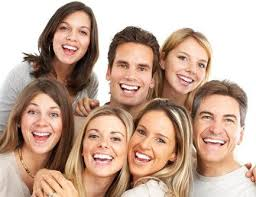
#> input picture projetos/webcam_project/imagens/rostos/rosto3.jpg, 256 x 197 px, found by its file name
$ python ex04.py
#> lines starting #> are read from the running program, lines starting #| are printed output that depends on the picture; after the words box and inside, x2 and y2 are one past the last pixel; in counts of white or black regions, pixels touching at a corner belong together
import cv2, pathlib

currentdir = pathlib.Path(__file__).parent

alg_face = cv2.CascadeClassifier((currentdir / "haarcascades" / "haarcascade_frontalface_default.xml").__str__())
alg_eye = cv2.CascadeClassifier((currentdir / "haarcascades" / "haarcascade_eye.xml").__str__())

img = cv2.imread((currentdir / "imagens" / "ROSTOS" / "rosto3.jpg").__str__())
#> img is the input picture: shape (197, 256, 3); mean B, G, R 152, 169, 197.7

img_gray = cv2.cvtColor(img, cv2.COLOR_BGR2GRAY)
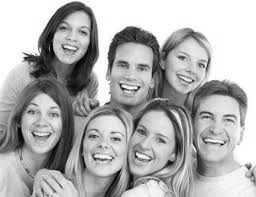
#> img_gray: shape (197, 256); min 1, max 255, mean 175.7

data_faces = alg_face.detectMultiScale(img_gray)
#> data_faces = [[48, 12, 50, 50], [16, 94, 54, 54], [189, 96, 58, 58], [165, 41, 52, 52], [104, 45, 58, 58], [76, 115, 59, 59], [122, 114, 59, 59]]

for x, y, width, height in data_faces:
    img = cv2.rectangle(img, (x, y), (x + width, y + height), (0, 255, 0), 2)

    face_eye = img[y:y + height, x:x + width]

    eye_gray = cv2.cvtColor(face_eye, cv2.COLOR_BGR2GRAY)

    data_eye = alg_eye.detectMultiScale(face_eye)

    for xo, yo, widtho, heighto in data_eye:
        cv2.rectangle(face_eye, (xo, yo), (xo + widtho, yo + heighto), (255, 0, 0), 2)
#> this loop made 7 passes
#> (x, y, width, height, data_eye) on pass 4: (165, 41, 52, 52, [[7, 6, 20, 20]])
#> pass 1, `img = cv2.rectangle(img, (x, y), (x + width, y + height), (0, 255, 0),..`:
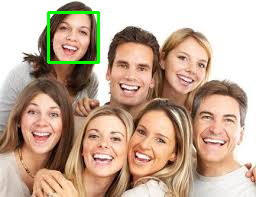
#> img: shape (197, 256, 3); 1.18% of pixels changed, all inside (x1, y1, x2, y2) = (47, 11, 100, 64)
#> pass 1, `face_eye = img[y:y + height, x:x + width]`:
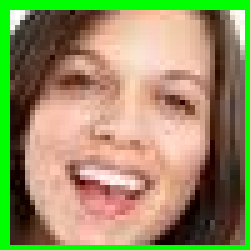
#> face_eye: shape (50, 50, 3) (shown 5 times larger); mean B, G, R 99.1, 143.6, 149.7
#> pass 1, `eye_gray = cv2.cvtColor(face_eye, cv2.COLOR_BGR2GRAY)`:
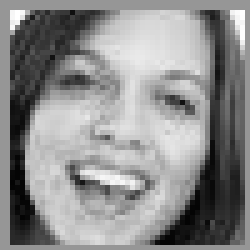
#> eye_gray: shape (50, 50) (shown 5 times larger); min 3, max 255, mean 140.4
#> pass 2, `img = cv2.rectangle(img, (x, y), (x + width, y + height), (0, 255, 0),..`:
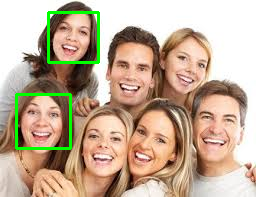
#> img: shape (197, 256, 3); 1.28% of pixels changed, all inside (x1, y1, x2, y2) = (15, 93, 72, 150)
#> after the loop:
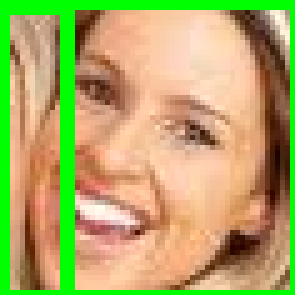
#> face_eye: shape (59, 59, 3) (shown 5 times larger); mean B, G, R 102.3, 169.4, 176
#> after the loop:
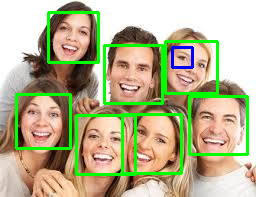
#> img: shape (197, 256, 3); 7.1% of pixels changed, all inside (x1, y1, x2, y2) = (75, 40, 249, 176)


cv2.imshow("Faces e olhos", img)
cv2.waitKey(0)

$ run again, with projetos/webcam_project/imagens/rostos/rosto1.jpg copied over projetos/webcam_project/imagens/rostos/rosto3.jpg
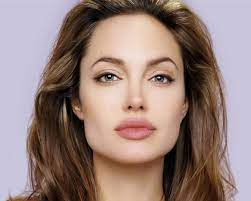
#> input picture projetos/webcam_project/imagens/rostos/rosto1.jpg, 251 x 201 px, found by its file name
#> img is the input picture: shape (201, 251, 3); mean B, G, R 123.6, 129.2, 151.5
#> data_faces = [[66, 24, 138, 138]]
#> the loop `for x, y, width, height in data_faces:` made 1 pass
#> (x, y, width, height, data_eye) on pass 1: (66, 24, 138, 138, [[23, 34, 36, 36], [76, 36, 34, 34]])
#> after the loop `for x, y, width, height in data_faces:`:
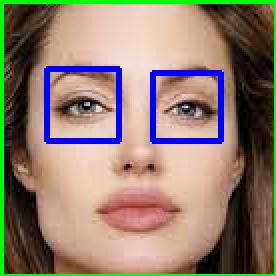
#> face_eye: shape (138, 138, 3) (shown 2 times larger); mean B, G, R 111.3, 125.8, 143.1
#> after the loop `for x, y, width, height in data_faces:`:
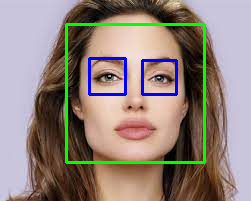
#> img: shape (201, 251, 3); mean B, G, R 123.5, 132.4, 144.8

$ run again, with projetos/webcam_project/imagens/rostos/rosto2.jpg copied over projetos/webcam_project/imagens/rostos/rosto3.jpg
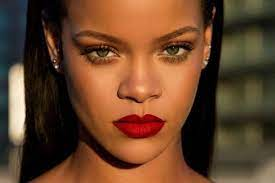
#> input picture projetos/webcam_project/imagens/rostos/rosto2.jpg, 275 x 183 px, found by its file name
#> img is the input picture: shape (183, 275, 3); mean B, G, R 43.2, 68, 103.8
#> data_faces = [[67, 2, 145, 145]]
#> the loop `for x, y, width, height in data_faces:` made 1 pass
#> (x, y, width, height, data_eye) on pass 1: (67, 2, 145, 145, [[82, 27, 42, 42], [12, 29, 42, 42]])
#> after the loop `for x, y, width, height in data_faces:`:
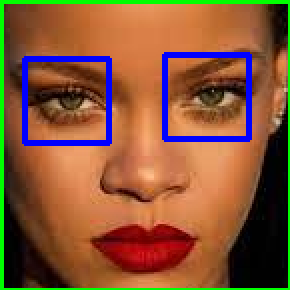
#> face_eye: shape (145, 145, 3) (shown 2 times larger); mean B, G, R 55.5, 86.5, 134.6
#> after the loop `for x, y, width, height in data_faces:`:
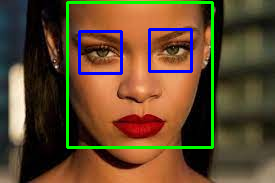
#> img: shape (183, 275, 3); mean B, G, R 46, 73, 97.4

$ run again, with projetos/webcam_project/imagens/rostos/rosto4.jpg copied over projetos/webcam_project/imagens/rostos/rosto3.jpg
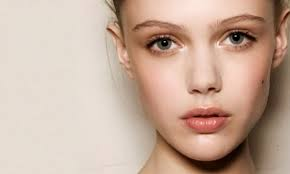
#> input picture projetos/webcam_project/imagens/rostos/rosto4.jpg, 290 x 174 px, found by its file name
#> img is the input picture: shape (174, 290, 3); mean B, G, R 156.7, 172.9, 199.2
#> data_faces = [[152, 9, 104, 104], [128, 0, 154, 154]]
#> the loop `for x, y, width, height in data_faces:` made 2 passes
#> (x, y, width, height, data_eye) on passes 1 to 2: (152, 9, 104, 104, [[60, 10, 40, 40], [0, 21, 29, 29], [2, 13, 42, 42]]), (128, 0, 154, 154, [[86, 17, 42, 42], [21, 27, 31, 31], [49, 91, 52, 52]])
#> after the loop `for x, y, width, height in data_faces:`:
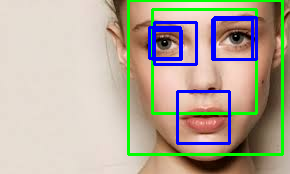
#> img: shape (174, 290, 3); mean B, G, R 156, 171.6, 180.2
